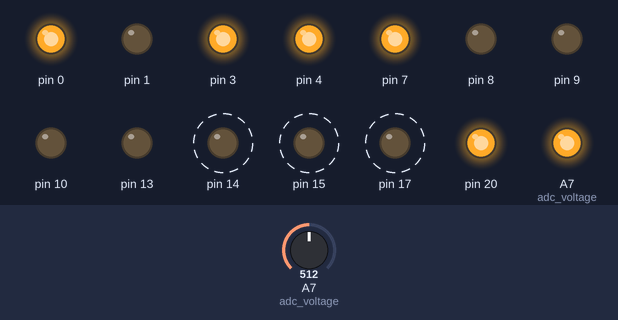
A program run on a simulated Arduino Uno, built for the host (arithmetic inside an expression is 32-bit, double 64-bit). Shown: output pins drawn as LEDs (lit = HIGH). Dashed ring = blinking. The test bench sets the inputs (shaded band); at power-on: A7 (adc_voltage) = 512.

Above: at 1.26 s.
1.3 s: A7 (adc_voltage) set to 542
At 1.36 s:
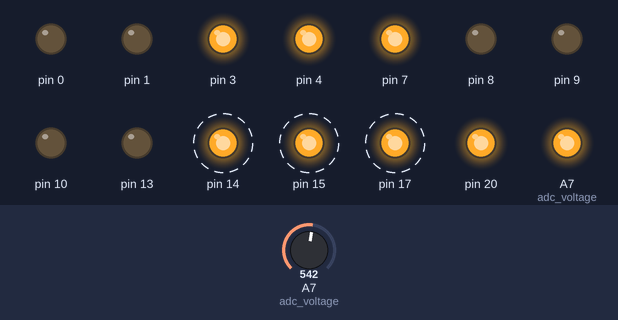
4.3 s: A7 (adc_voltage) set to 390
At 4.55 s:
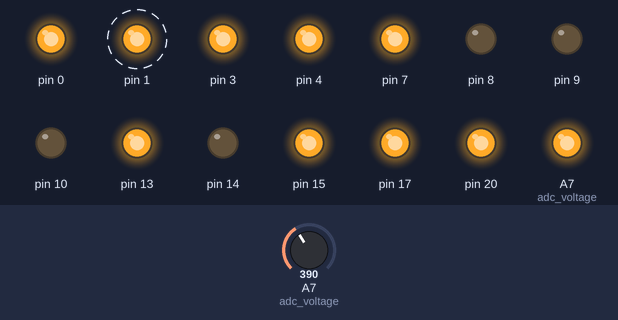
7.3 s: A7 (adc_voltage) set to 457
10.3 s: A7 (adc_voltage) set to 484
At 10.3 s:
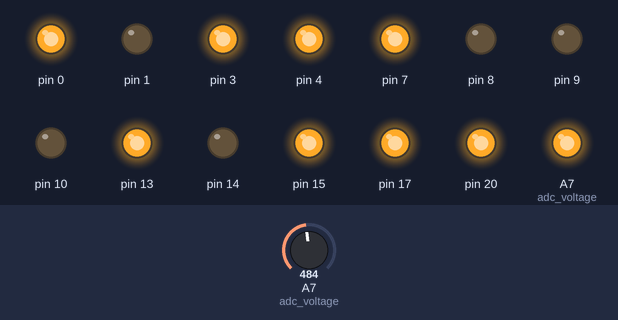
11.8 s: A7 (adc_voltage) set to 513
At 13.0 s:
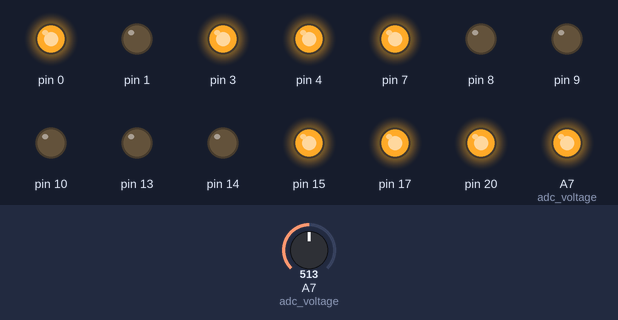
13.3 s: A7 (adc_voltage) set to 306
At 13.55 s:
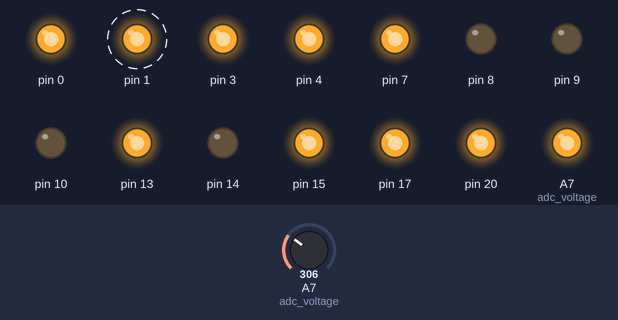
Timing chart, 0 to 17.3 s (numbered marks = the images above; inputs shaded):
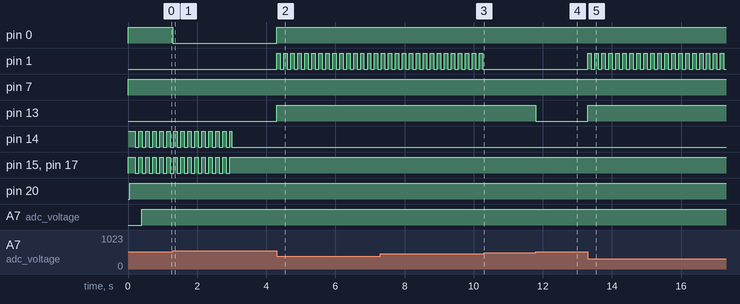

The program:

main.cpp
```cpp
/*
Program do gowowego sterownika łódki zanetowej opartej na mikrokontrolerze atmega 48 kóry steruje 2 silnikami , 2 burty, 2 pstrykacze i wlacznik swiateł ,
program odczytuje impulcy ppwm na wejsciu in0  podobnie jak w pwm tyle ze odbiornik wysyła jednym przewodem 6 kanałowy sygnał i powtarza cyklicznie jedyne co to
musi to przetwarza go na wyjscia sterujace . program był pisany na zlecenie , ostatnia data kompilaci i wgrania 30.06.2025
finałowy kod
*/


#include <Arduino.h>
#define NUM_CHANNELS 6
#define SYNC_GAP 4000 // [us] - powyżej tej wartości uznajemy początek nowej ramki

/// piny do odbioru sygnału PWM z pilota RC
#define input_ppm PIN_PD2 // Pin odbioru sygnału PWM (ICP1)

#define pin_przekaznika1 PIN_PD7 // Pin przekaźnika
#define pin_przekaznika2 PIN_PB0 // Drugi pin przekaźnika

#define silnik1_pwm PIN_PB1 // Pin PWM silnika 1
#define silnik2_pwm PIN_PB2 // Pin PWM silnika 2

#define pin_led1 PIN_PC0 // Pin diody LED
#define pin_led2 PIN_PC1 // Drugi pin diody LED
#define pin_led3 PIN_PC2 // Trzeci pin diody LED
#define pin_led4 PIN_PC3 // Czwarty pin diody LED
#define pin_led5 PIN_PD1 // Piąty pin diody LED
#define pin_led6 PIN_PB5 // Szósty pin diody LED
#define pin_led7 PIN_PD0 // Siódmy pin diody LED
#define pin_led8 PIN_PB3 // Ósmy pin diody LED

#define mosfet1 PIN_PB6 // Pin mosfet
#define mosfet2 PIN_PB7 // Drugi pin mosfet
#define mosfet3 PIN_PD3 // Trzeci pin mosfet
#define mosfet4 PIN_PD4 // Czwarty pin mosfet
#define mosfet5 PIN_PB6 // Piąty pin mosfet

#define adc_voltage A7

#define DEADZONE 30      // strefa martwa drążka
#define DIR_HYSTERESIS 5 // histereza kierunku (dla przekaźników)

uint16_t minVal[NUM_CHANNELS] = {1110, 1098, 1058, 1098, 899, 1016};
uint16_t maxVal[NUM_CHANNELS] = {1805, 1858, 1897, 1858, 1970, 1917};
uint8_t scaledValues[NUM_CHANNELS];

volatile uint16_t pulseTimes[NUM_CHANNELS];
volatile uint8_t currentChannel = 0;
volatile uint32_t lastMicros = 0;

const uint8_t margines = 30;
const uint8_t margines_motorPLUS = 159; // 127 margines do porownania wartosci PWM
const uint8_t margines_motorMINUS = 95; // margines do porownania wartosci PWM

uint8_t pilot_podlaczony = 0; // Flaga informująca, czy pilot jest podłączony

unsigned long czas = 0, czas_przekazniki;
unsigned long czas_burta1, czas_burta2 = 0;
unsigned long czasburtaR_led = 0, czasburtaL_led = 0, czas_brak_aku;
unsigned long led_burtaRR, led_burtaLL = 0;
byte led_burta_stanR = 0, led_burta_stanL = 0;

int16_t left;
int16_t right;
int16_t x, y;

uint8_t burtaL = 0;
uint8_t burtaR = 0;

uint8_t kulkaL, kulkaR = 0, stan_swiatlokulka;
unsigned long czas_kulkaR, czas_kulkaL, czas_kulka_swiatlo1, czas_kulka_swiatlo2;

uint8_t currentDirLeft = 1; // zapamiętany stan kierunku
uint8_t currentDirRight = 1;

uint16_t pwmL;
uint16_t pwmR;
int adc_vcc_var = 0;

byte stan_led_brak_aku = 0;

byte wyj_kulka1 = 1, wyj_kulka2 = 1, wyj_kulka11 = 1, wyj_kulka22 = 1;
unsigned long czas_pik_kulka = 0, czas_pik_kulka1;

// Przerwanie od INT0 (D2) – zbocze opadające
ISR(INT0_vect)
{
  uint32_t now = micros();
  uint16_t duration = now - lastMicros;
  lastMicros = now;

  if (duration > SYNC_GAP)
  {
    currentChannel = 0;
  }
  else if (currentChannel < NUM_CHANNELS)
  {
    pulseTimes[currentChannel] = duration;
    currentChannel++;
  }
}

int16_t scaledAxis(uint8_t val)
{
  if (val > 127 + DEADZONE)
    return map(val, 127 + DEADZONE, 255, 0, 255);
  else if (val < 127 - DEADZONE)
    return map(val, 0, 127 - DEADZONE, -255, 0);
  else
    return 0;
}

//

void setup()
{
  // Serial.begin(115200);
  pinMode(input_ppm, INPUT);   // ICP1 pin
  pinMode(adc_voltage, INPUT); // adc napiecia aku

  pinMode(pin_przekaznika1, OUTPUT); // Pin przekaźnika 1
  pinMode(pin_przekaznika2, OUTPUT); // Pin przekaźnika 2

  pinMode(silnik1_pwm, OUTPUT); // Pin PWM silnika 1
  pinMode(silnik2_pwm, OUTPUT); // Pin PWM silnika 2

  pinMode(pin_led1, OUTPUT); // Pin diody LED 1
  pinMode(pin_led2, OUTPUT); // Pin diody LED 2
  pinMode(pin_led3, OUTPUT); // Pin diody LED 3
  pinMode(pin_led4, OUTPUT); // Pin diody LED 4
  pinMode(pin_led5, OUTPUT); // Pin diody LED 5
  pinMode(pin_led6, OUTPUT); // Pin diody LED 6
  pinMode(pin_led7, OUTPUT); // Pin diody LED 7
  pinMode(pin_led8, OUTPUT); // Pin diody LED 7

  digitalWrite(pin_led1, HIGH); // Wyłącz diodę LED 1
  digitalWrite(pin_led2, HIGH); // Wyłącz diodę LED 2
  digitalWrite(pin_led3, HIGH); // Wyłącz diodę LED 3
  digitalWrite(pin_led4, HIGH); // Wyłącz diodę LED 4
  digitalWrite(pin_led5, HIGH); // Wyłącz diodę LED 5
  digitalWrite(pin_led6, HIGH); // Wyłącz diodę LED 6
  digitalWrite(pin_led7, HIGH); // Wyłącz diodę LED 7
  digitalWrite(pin_led8, HIGH); // Wyłącz diodę LED 8

  pinMode(mosfet1, OUTPUT);    // Pin mosfet 1
  digitalWrite(mosfet1, HIGH); // modfet1
  pinMode(mosfet2, OUTPUT);    // Pin mosfet 2
  digitalWrite(mosfet2, HIGH); // modfet2
  pinMode(mosfet3, OUTPUT);    // Pin mosfet 3
  digitalWrite(mosfet3, HIGH); // modfet3
  pinMode(mosfet4, OUTPUT);    // Pin mosfet 4
  digitalWrite(mosfet4, HIGH); // modfet4
  pinMode(mosfet5, OUTPUT);    // Pin mosfet 5
  digitalWrite(mosfet5, HIGH); // modfet5

  analogReference(INTERNAL1V1);

  for (uint8_t i = 0; i < NUM_CHANNELS; i++)
  {
    scaledValues[i] = (uint8_t)126;
  }

  // Timer1 konfiguracja
  // Tryb: Fast PWM z TOP = ICR1
  // Częstotliwość: 8 MHz / (1 * (1 + 399)) = 20 kHz

  // DDRB |= (1 << PB1) | (1 << PB2);  // Ustaw wyjścia
  // // Timer1: Fast PWM, TOP = ICR1
  // TCCR1A = (1 << COM1A1) | (1 << COM1B1) | (1 << WGM11);

  // Timer1: Fast PWM, TOP = ICR1 (mode 14)
  DDRB |= (1 << PB1) | (1 << PB2); // ustaw PWM jako wyjścia

  // Timer1 – Fast PWM, TOP = ICR1 (mode 14)
  TCCR1A = (1 << COM1A1) | (1 << COM1B1) | (1 << WGM11);
  TCCR1B = (1 << WGM13) | (1 << WGM12) | (1 << CS10); // prescaler = 1
  ICR1 = 500;

  OCR1A = 0; // około 22% wypełnienia
  OCR1B = 0; // około 68% wypełnienia

  // Start przerwań INT0 na zbocze opadające (dla CPPM zwykle takie)
  EICRA |= (1 << ISC01); // ISC01 = 1, ISC00 = 0 → zbocze OPADAJĄCE
  EICRA &= ~(1 << ISC00);
  EIMSK |= (1 << INT0); // Włącz przerwanie INT0
}

/*
jesli pilot rozłaczony to 2 ostatnie kanału dwuch przełączników
sa na domyslnie na okolice srodkowych wartosci  136 i 129
*/
void loop()
{
  czas = millis();
  adc_vcc_var = analogRead(adc_voltage);

  noInterrupts();
  uint16_t pulses[NUM_CHANNELS];
  memcpy(pulses, (const void *)pulseTimes, sizeof(pulseTimes));
  interrupts();

  for (uint8_t i = 0; i < NUM_CHANNELS; i++)
  {
    int raw = pulses[i];
    raw = constrain(raw, minVal[i], maxVal[i]);

    long scaled = (long)(raw - minVal[i]) * 255 / (maxVal[i] - minVal[i]);
    scaledValues[i] = (uint8_t)scaled;
  }

  if (((scaledValues[5] > 180) || (scaledValues[5] < 80)) && ((scaledValues[4] > 180) || (scaledValues[4] < 80)))
  {                       // Przełącznik 1 i 2
    pilot_podlaczony = 1; // Pilot rozłączony
  }
  else
  {
    pilot_podlaczony = 0; // Pilot podłączony
  }

  //  scaledValues[0] kierunek lewo prawo drugi drazek2
  //  scaledValues[1] drazek1
  //  scaledValues[2] kierunek jazdy 0-127 - do przodu, 128-255 - do tyłu drugi drazek2
  //  scaledValues[3] drazek1
  //  scaledValues[4] przycisk1
  //  scaledValues[5] przycisk2

  if (pilot_podlaczony == 1)
  {
    x = scaledAxis(scaledValues[0]); // skręt
    y = scaledAxis(scaledValues[2]); // gaz

    if (y >= 0)
    {
      left = y - x;
      right = y + x;
    }
    else
    {
      left = y + x;
      right = y - x;
    }

    // ogranicz do -255...255
    left = constrain(left, -255, 255);
    right = constrain(right, -255, 255);

    // histereza kierunku
    if (left > DIR_HYSTERESIS)
      currentDirLeft = 1;
    else if (left < -DIR_HYSTERESIS)
      currentDirLeft = 0;

    if (right > DIR_HYSTERESIS)
      currentDirRight = 1;
    else if (right < -DIR_HYSTERESIS)
      currentDirRight = 0;

    if (czas - czas_przekazniki < 10000)
    {
      // ustaw kierunki przekaźników
      digitalWrite(pin_przekaznika1, !currentDirLeft);
      digitalWrite(pin_przekaznika2, !currentDirRight);
    }
    else
    {
      digitalWrite(pin_przekaznika1, 0);
      digitalWrite(pin_przekaznika2, 0);
    }
    //  = abs(left);
    //  = abs(right);

    // wylicz PWM jako wartość absolutną
    // OCR1A = abs(left);
    // OCR1B = abs(right);

    pwmL = map(abs(left), 0, 255, 270, 500);
    pwmR = map(abs(right), 0, 255, 270, 500);

    if (pwmL >= 280)
    {
      OCR1A = pwmL;
      czas_przekazniki = czas;
    }
    else
    {
      OCR1A = 0;
    }

    if (pwmR >= 280)
    {
      czas_przekazniki = czas;
      OCR1B = pwmR;
    }
    else
    {
      OCR1B = 0;
    }

    // analogWrite(silnik1_pwm, pwmL); // PB1 (D9)
    // analogWrite(silnik2_pwm, pwmR); // PB2 (D10)

    // pin_led1 tylne swiatło niebieskie
    // pin_led2 lewe swiatło zielone
    // pin_led3 przod swiatło białe
    // pin_led4 prawe swiatło czerwone

    // od lewej
    // pin_led5 1 tylne bateria czerwony
    // pin_led6 2 tylne bateria czerwony
    // pin_led7 3 tylne bateria pomarańczowy
    // pin_led8 4 tylne bateria zielony NIEDZIAŁA nie łaczy na wtyczce

    // mosfet1 lewe kulka
    // mosfet2 lewa burta zanetowa
    // mosfet3 prawa burta zanetowa
    // mosfet4 prawa kulka
    // mosfet5 niepodpiety(kable są podwujne)

    //////////////////////////////////////////////////////////////////////////////////////
    if (scaledValues[3] < 80)
    {
      if (burtaL == 0)
      {
        digitalWrite(mosfet2, 0); // lewa burta zanetowa
        czas_burta1 = czas;
        czasburtaL_led = czas;
        burtaL = 1; // lewa burta zanetowa
      }
    }
    else if (100 < scaledValues[3] && scaledValues[3] < 160)
    {
      if (burtaL == 2)
      {
        burtaL = 0;
      }
    }

    if (burtaL == 1 && czas - czas_burta1 > 400)
    {
      digitalWrite(mosfet2, 1); // lewa burta zanetowa
      burtaL = 2;               // resetujemy lewą burtę zanetową
    }
    //
    /////////////////////////////////////////////////////////////////////////////////////////
    /// lewa burta zanetowa
    if (scaledValues[3] > 200)
    {
      if (burtaR == 0)
      {
        digitalWrite(mosfet3, 0); // prawa burta zanetowa
        czas_burta2 = czas;
        czasburtaR_led = czas;
        burtaR = 1; // prawa burta zanetowa
      }
    }
    else if (100 < scaledValues[3] && scaledValues[3] < 160)
    {
      if (burtaR == 2)
      {
        burtaR = 0;
      }
    }

    if (burtaR == 1 && czas - czas_burta2 > 400)
    {
      digitalWrite(mosfet3, 1); // prawa burta zanetowa
      burtaR = 2;               // resetujemy prawa burtę zanetową
    }
    ///
    //////////////////////////////////////////////////////////////////////////////////////////////
    //// światła
    if (czas - czasburtaR_led < 3000)
    {
      if (czas - led_burtaRR > 100)
      {
        led_burtaRR = czas;
        led_burta_stanR = !led_burta_stanR;
        digitalWrite(pin_led2, led_burta_stanR);
      }
    }
    else
    {
      digitalWrite(pin_led2, 1);
    }

    /////// lewe światło
    if (czas - czasburtaL_led < 3000)
    {
      if (czas - led_burtaLL > 100)
      {
        led_burtaLL = czas;
        led_burta_stanL = !led_burta_stanL;
        digitalWrite(pin_led4, led_burta_stanL);
      }
    }
    else
    {
      digitalWrite(pin_led4, 1);
    }

    /////////////////////////////////////////////

    if (scaledValues[4] < 80)
    {
      /*
      10V - 0,476V;
      11V - 0,523V
      12V - 0,571429
      13v - 0,619
 */

      if (adc_vcc_var >= 560)
      {
        digitalWrite(pin_led8, 0);
        digitalWrite(pin_led7, 0);
        digitalWrite(pin_led6, 0);
        digitalWrite(pin_led5, 0);
      }
      else if (adc_vcc_var >= 530)
      {
        digitalWrite(pin_led8, 1);
        digitalWrite(pin_led7, 0);
        digitalWrite(pin_led6, 0);
        digitalWrite(pin_led5, 0);
      }
      else if (adc_vcc_var >= 500)
      {
        digitalWrite(pin_led8, 1);
        digitalWrite(pin_led7, 1);
        digitalWrite(pin_led6, 0);
        digitalWrite(pin_led5, 0);
      }
      else if (adc_vcc_var >= 470)
      {
        digitalWrite(pin_led8, 1);
        digitalWrite(pin_led7, 1);
        digitalWrite(pin_led6, 1);
        digitalWrite(pin_led5, 0);
      }
      else
      {
        digitalWrite(pin_led8, 1);
        digitalWrite(pin_led7, 1);
        digitalWrite(pin_led6, 1);

        if (czas - czas_brak_aku > 100)
        {
          czas_brak_aku = czas;
          stan_led_brak_aku = !stan_led_brak_aku;
        }

        digitalWrite(pin_led5, stan_led_brak_aku);
      }

      digitalWrite(pin_led3, LOW);

      if (czas - czas_kulka_swiatlo1 > 3000)
      {
        digitalWrite(pin_led1, LOW);
      }
    }
    else
    {
      digitalWrite(pin_led3, HIGH);

      if (czas - czas_kulka_swiatlo1 > 3000)
      {
        digitalWrite(pin_led1, HIGH);
      }

      digitalWrite(pin_led8, 1);
      digitalWrite(pin_led7, 1);
      digitalWrite(pin_led6, 1);
      digitalWrite(pin_led5, 1);
    }

    ///////////////////////////////

    if (scaledValues[1] < 80)
    {
      if (kulkaL == 0)
      {
        wyj_kulka1 = 0; // lewa kulka
        czas_kulkaL = czas;
        czas_kulka_swiatlo1 = czas;
        kulkaL = 1; // lewa kulka
      }
    }
    else if (100 < scaledValues[1] && scaledValues[1] < 160)
    {
      if (kulkaL == 2)
      {
        kulkaL = 0;
      }
    }

    if (kulkaL == 1 && czas - czas_kulkaL > 50)
    {
      wyj_kulka1 = 1; // lewa kulka
      kulkaL = 2;     // resetujemy // lewa kulka
    }
    //
    /////////////////////////////////////////////////////////////////////////////////////////
    /// prawa kuluka
    if (scaledValues[1] > 200)
    {
      if (kulkaR == 0)
      {
        wyj_kulka2 = 0; // prawa  kulka
        czas_kulkaR = czas;
        czas_kulka_swiatlo1 = czas;
        kulkaR = 1; // prawa  kulka
      }
    }
    else if (100 < scaledValues[1] && scaledValues[1] < 160)
    {
      if (kulkaR == 2)
      {
        kulkaR = 0;
      }
    }

    if (kulkaR == 1 && czas - czas_kulkaR > 50)
    {
      wyj_kulka2 = 1; // prawa  kulka
      kulkaR = 2;     // resetujemy prawa kulka
    }

    //// swiatło do kulek

    if (czas - czas_kulka_swiatlo1 < 3000)
    {
      if (czas - czas_kulka_swiatlo2 > 100)
      {
        czas_kulka_swiatlo2 = czas;
        stan_swiatlokulka = !stan_swiatlokulka;
        digitalWrite(pin_led1, stan_swiatlokulka);
      }
    }

    if (scaledValues[5] > 200)
    {
      if (czas - czas_pik_kulka > 500)
      {
        czas_pik_kulka = czas;

        wyj_kulka22 = 0;
        wyj_kulka11 = 1;
        czas_pik_kulka1 = czas;
      }

      if (czas - czas_pik_kulka1 > 100)
      {
        wyj_kulka22 = 1;
        wyj_kulka11 = 0;
      }
    }
    else
    {
      wyj_kulka22 = 1;
      wyj_kulka11 = 1;
    }

    if (wyj_kulka2 == 0 || wyj_kulka22 == 0)
    {
      digitalWrite(mosfet4, 0);
    }
    else
    {
      digitalWrite(mosfet4, 1);
    }

    if (wyj_kulka1 == 0 || wyj_kulka11 == 0)
    {
      digitalWrite(mosfet1, 0);
    }
    else
    {
      digitalWrite(mosfet1, 1);
    }
  }
  else
  {
    // Pilot rozłączony - zatrzymaj silniki

    digitalWrite(pin_przekaznika1, LOW);
    digitalWrite(pin_przekaznika2, LOW);

    // analogWrite(silnik1_pwm, 0);
    // analogWrite(silnik2_pwm, 0);

    digitalWrite(mosfet1, HIGH); // modfet1
    digitalWrite(mosfet2, HIGH); // modfet2
    digitalWrite(mosfet3, HIGH); // modfet3
    digitalWrite(mosfet4, HIGH); // modfet4
    digitalWrite(mosfet5, HIGH); // modfet5

    OCR1A = 0;
    OCR1B = 0;
  }
}
```

Measured:
- the behaviour switches between 529 and 530 on A7 (adc_voltage) (found by bisection; images 0 and 1)
- the behaviour switches between 469 and 470 on A7 (adc_voltage) (found by bisection; images 2 and 3)
- the behaviour switches between 499 and 500 on A7 (adc_voltage) (found by bisection; images 3 and 4)
- after the input at 1.3 s, pin 0: HIGH → LOW at once
- after the input at 4.3 s, pin 0, pin 13: LOW → HIGH at once; pin 1: alternates HIGH for 0.10 s and LOW for 0.10 s, starting at once
- after the input at 10.3 s, pin 1: stops changing and stays LOW
- after the input at 11.8 s, pin 13: HIGH → LOW at once
- after the input at 13.3 s, pin 1: alternates HIGH for 0.10 s and LOW for 0.10 s, starting at once; pin 13: LOW → HIGH at once
